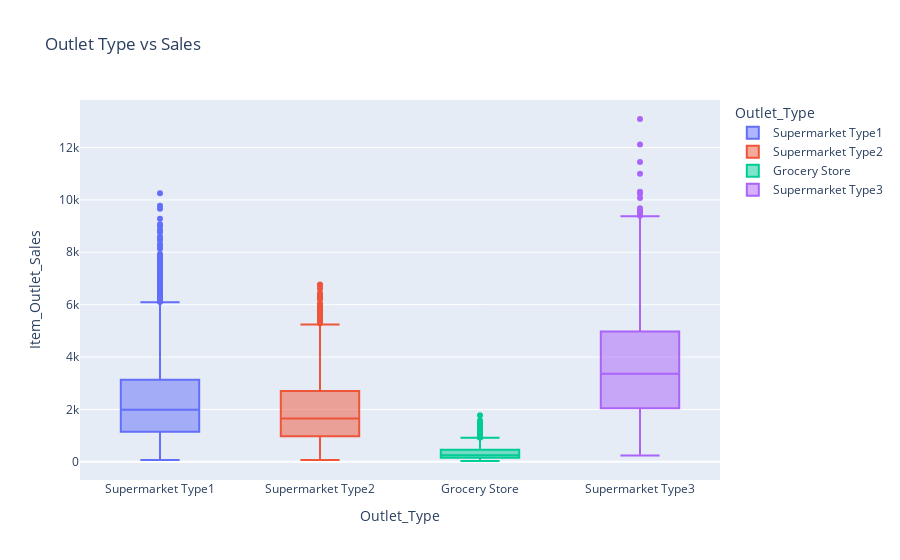

The code cell stored with this chart in its notebook:
### Code cell
# Outlet Type vs Sales

px.box(train, x='Outlet_Type', y='Item_Outlet_Sales',
       title='Outlet Type vs Sales', color='Outlet_Type')

### Figure 1 — Plotly figure (JSON) as saved in the notebook; plotly's stock layout.template omitted (floating-point values rounded to 4 significant figures; data arrays with more than 128 entries replaced by an {"elided": "..."} marker saying what was removed)
{"data": [{"alignmentgroup": "True", "hovertemplate": "Outlet_Type=%{x}<br>Item_Outlet_Sales=%{y}<extra></extra>", "legendgroup": "Supermarket Type1", "marker": {"color": "#636efa"}, "name": "Supermarket Type1", "notched": false, "offsetgroup": "Supermarket Type1", "orientation": "v", "showlegend": true, "type": "box", "x": {"elided": "5577 str values"}, "x0": " ", "xaxis": "x", "y": {"elided": "5577 float values"}, "y0": " ", "yaxis": "y"}, {"alignmentgroup": "True", "hovertemplate": "Outlet_Type=%{x}<br>Item_Outlet_Sales=%{y}<extra></extra>", "legendgroup": "Supermarket Type2", "marker": {"color": "#EF553B"}, "name": "Supermarket Type2", "notched": false, "offsetgroup": "Supermarket Type2", "orientation": "v", "showlegend": true, "type": "box", "x": {"elided": "928 str values"}, "x0": " ", "xaxis": "x", "y": {"elided": "928 float values"}, "y0": " ", "yaxis": "y"}, {"alignmentgroup": "True", "hovertemplate": "Outlet_Type=%{x}<br>Item_Outlet_Sales=%{y}<extra></extra>", "legendgroup": "Grocery Store", "marker": {"color": "#00cc96"}, "name": "Grocery Store", "notched": false, "offsetgroup": "Grocery Store", "orientation": "v", "showlegend": true, "type": "box", "x": {"elided": "1083 str values"}, "x0": " ", "xaxis": "x", "y": {"elided": "1083 float values"}, "y0": " ", "yaxis": "y"}, {"alignmentgroup": "True", "hovertemplate": "Outlet_Type=%{x}<br>Item_Outlet_Sales=%{y}<extra></extra>", "legendgroup": "Supermarket Type3", "marker": {"color": "#ab63fa"}, "name": "Supermarket Type3", "notched": false, "offsetgroup": "Supermarket Type3", "orientation": "v", "showlegend": true, "type": "box", "x": {"elided": "935 str values"}, "x0": " ", "xaxis": "x", "y": {"elided": "935 float values"}, "y0": " ", "yaxis": "y"}], "layout": {"boxmode": "overlay", "legend": {"title": {"text": "Outlet_Type"}, "tracegroupgap": 0}, "title": {"text": "Outlet Type vs Sales"}, "xaxis": {"anchor": "y", "categoryarray": ["Supermarket Type1", "Supermarket Type2", "Grocery Store", "Supermarket Type3"], "categoryorder": "array", "domain": [0, 1], "title": {"text": "Outlet_Type"}}, "yaxis": {"anchor": "x", "domain": [0, 1], "title": {"text": "Item_Outlet_Sales"}}}}
